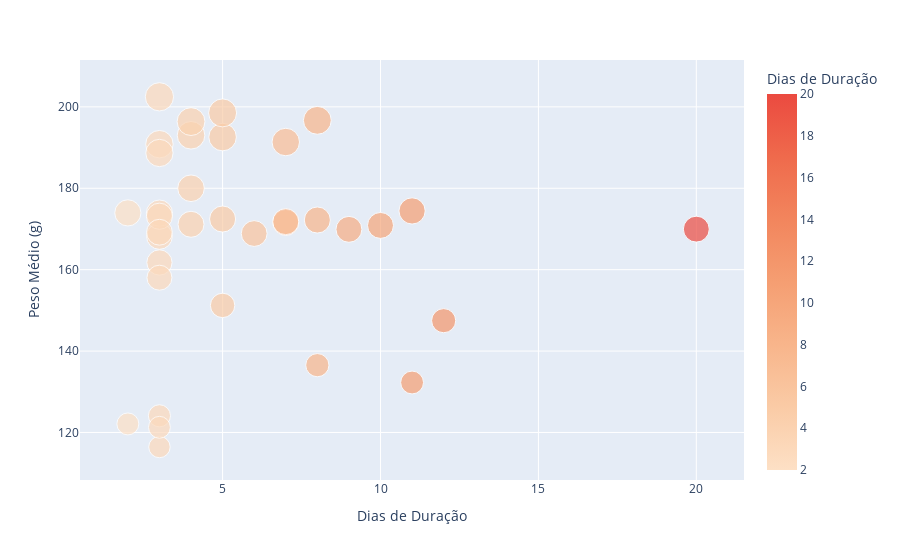

Write notebook code for a chart like this one.
### Markdown cell above
### Gráficos analisando se as medidas afetam as ordens

### Code cell
px.scatter(duracao_com_medidas, x='Dias de Duração', y='Peso Médio (g)', color='Dias de Duração',color_continuous_scale='peach', size='Peso Médio (g)')

### Figure 1 — Plotly figure (JSON) as saved in the notebook; plotly's stock layout.template omitted (floating-point values rounded to 4 significant figures)
{"data": [{"hovertemplate": "Dias de Duração=%{marker.color}<br>Peso Médio (g)=%{marker.size}<extra></extra>", "legendgroup": "", "marker": {"color": [9, 3, 12, 4, 10, 2, 7, 20, 7, 3, 5, 8, 8, 3, 3, 7, 5, 4, 3, 3, 3, 3, 5, 11, 3, 11, 5, 8, 3, 2, 4, 4, 3, 3, 6], "coloraxis": "coloraxis", "size": [169.9, 168.2, 147.5, 171.2, 170.9, 122.1, 191.4, 170.0, 171.6, 190.8, 172.4, 172.2, 196.7, 116.4, 173.9, 171.8, 192.6, 193.0, 124.1, 202.5, 161.8, 158.0, 151.2, 132.3, 188.7, 174.4, 198.5, 136.5, 173.1, 173.9, 196.4, 180, 169.2, 121.3, 168.9], "sizemode": "area", "sizeref": 0.5062, "symbol": "circle"}, "mode": "markers", "name": "", "orientation": "v", "showlegend": false, "type": "scatter", "x": [9, 3, 12, 4, 10, 2, 7, 20, 7, 3, 5, 8, 8, 3, 3, 7, 5, 4, 3, 3, 3, 3, 5, 11, 3, 11, 5, 8, 3, 2, 4, 4, 3, 3, 6], "xaxis": "x", "y": [169.9, 168.2, 147.5, 171.2, 170.9, 122.1, 191.4, 170.0, 171.6, 190.8, 172.4, 172.2, 196.7, 116.4, 173.9, 171.8, 192.6, 193.0, 124.1, 202.5, 161.8, 158.0, 151.2, 132.3, 188.7, 174.4, 198.5, 136.5, 173.1, 173.9, 196.4, 180, 169.2, 121.3, 168.9], "yaxis": "y"}], "layout": {"coloraxis": {"colorbar": {"title": {"text": "Dias de Duração"}}, "colorscale": [[0, "rgb(253, 224, 197)"], [0.1667, "rgb(250, 203, 166)"], [0.3333, "rgb(248, 181, 139)"], [0.5, "rgb(245, 158, 114)"], [0.6667, "rgb(242, 133, 93)"], [0.8333, "rgb(239, 106, 76)"], [1, "rgb(235, 74, 64)"]]}, "legend": {"itemsizing": "constant", "tracegroupgap": 0}, "margin": {"t": 60}, "xaxis": {"anchor": "y", "domain": [0, 1], "title": {"text": "Dias de Duração"}}, "yaxis": {"anchor": "x", "domain": [0, 1], "title": {"text": "Peso Médio (g)"}}}}
